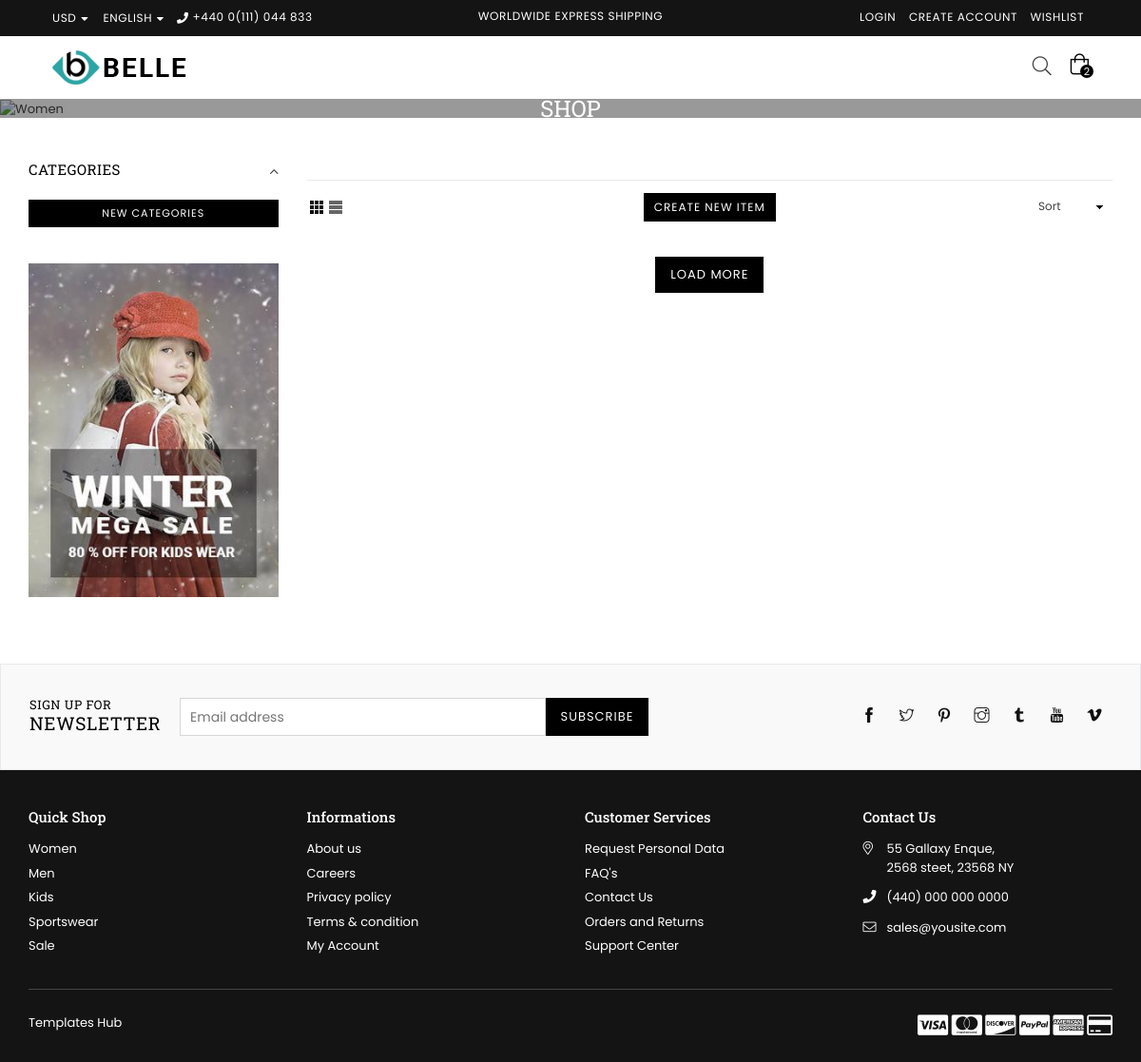
/AdminProductManagement/, run on an earlier commit of the app's database.
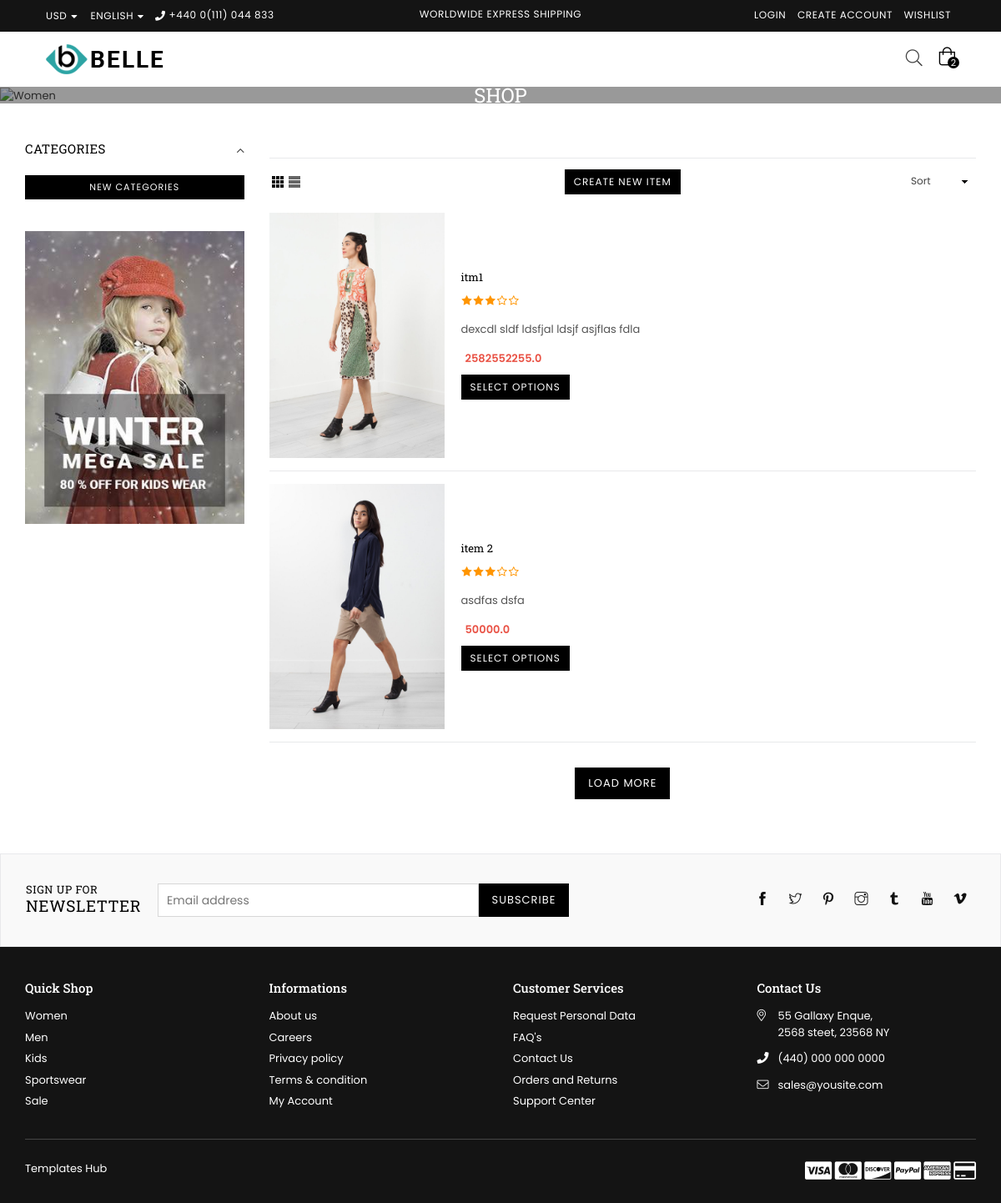
And on a later commit of the database.
### shop/models.py (models this page shows, shortened)
class Items(models.Model):
    item_name = models.CharField(max_length=225)
    category = models.ForeignKey(subCategory,on_delete=models.CASCADE)
    sell_price = models.FloatField(default=0.00)
    balance_qty = models.IntegerField(default=0)
    photo = models.ImageField(upload_to='', blank=True, null=True)
    photo2 = models.ImageField(upload_to='', blank=True, null=True)
    photo3 = models.ImageField(upload_to='', blank=True, null=True)
    photo4 = models.ImageField(upload_to='', blank=True, null=True)
    itm_description = models.CharField(max_length=225,blank=True, null=True)

### shop/views.py (the view)
# urls.py: path('AdminProductManagement/', AdminProductManagement.as_view(), name='AdminProductManagement'),
class AdminProductManagement(View):
    def get(self, request):
        cat = Category.objects.all()
        itm = Items.objects.all()
        context = {'cat':cat, 'itm':itm}
        return render(request, 'AdminProductManagement.html', context)

### templates/AdminProductManagement.html (shortened to what the changed rows need)
{% extends 'base.html' %}
{% load static %}
{% block content %}
<div class="container">
    <div class="row">
        <div class="col-12 col-sm-12 col-md-3 col-lg-3 sidebar filterbar">
            <div class="sidebar_tags">
                <div class="sidebar_widget categories filter-widget">
                    <div class="widget-title"><h2>Categories</h2></div>
                </div>
            </div>
        </div>
        <div class="col-12 col-sm-12 col-md-9 col-lg-9 main-col">
            <div class="productList">
                <div class="list-view-items grid--view-items">
                    {% for i in itm %}
                    <div class="list-product list-view-item">
                        <div class="list-view-item__image-column">
                            <div class="list-view-item__image-wrapper">
                                <a href="#"><img class="list-view-item__image blur-up lazyload" data-src="{{i.photo.url}}" src="{{i.photo.url}}" alt="image" title="product"></a>
                            </div>
                        </div>
                        <div class="list-view-item__title-column">
                            <div class="h4 grid-view-item__title"><a href="#">{{i.item_name}}</a></div>
                            <p class="product-review"><i class="font-13 fa fa-star"></i><i class="font-13 fa fa-star"></i><i class="font-13 fa fa-star"></i><i class="font-13 fa fa-star-o"></i><i class="font-13 fa fa-star-o"></i></p>
                            <p>{{i.itm_description}}</p>
                            <p class="product-price grid-view-item__meta">
                                <span class="product-price__price product-price__sale"><span class="money">{{i.sell_price}}</span></span>
                            </p>
                            <form class="variants" action="#">
                                <button class="btn btn--small" type="button">Select Options</button>
                            </form>
                        </div>
                    </div>
                    {% endfor %}
                </div>
            </div>
        </div>
    </div>
</div>
{% endblock content %}

What changed in the data, as far as the page shows it:
added Items: photo (picture), item_name "itm1", itm_description "dexcdl sldf ldsfjal ldsjf asjflas fdla", sell_price "2582552255.0"
added Items: photo (picture), item_name "item 2", itm_description "asdfas dsfa", sell_price "50000.0"
